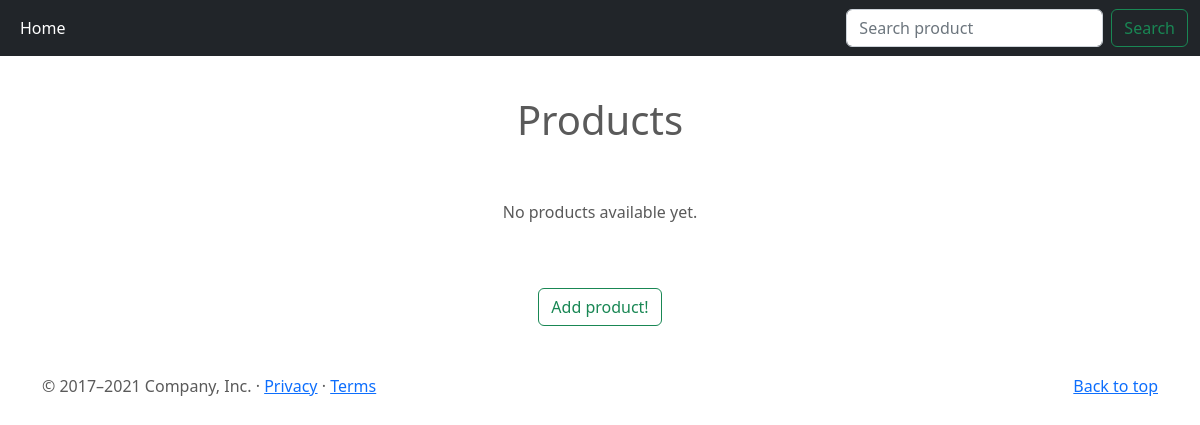
The page /products on the database as committed earlier.
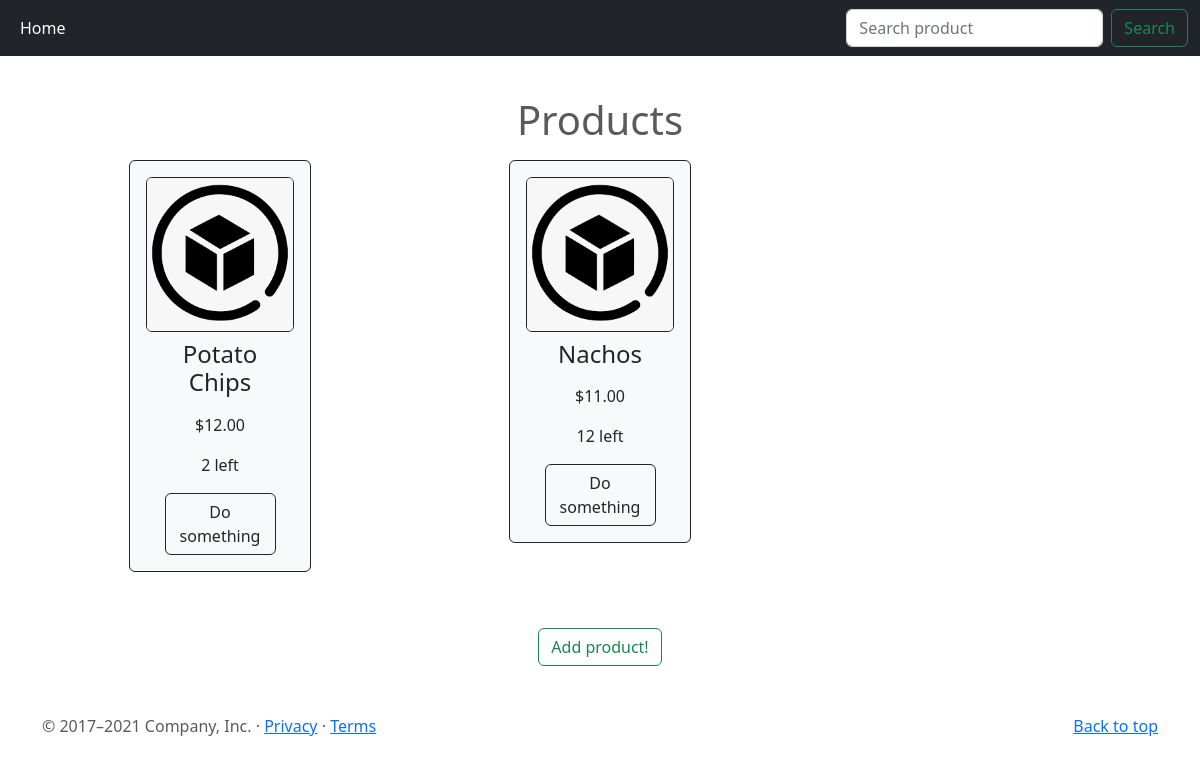
The same page on the database as committed later.
### vendor/models.py (models this page shows)
class Product(models.Model):
    name = models.CharField(max_length=255)
    description = models.TextField()
    price = models.DecimalField(max_digits=10, decimal_places=2)
    stock = models.PositiveBigIntegerField()

### vendor/views.py (the view)
# urls.py: path('products', show_products, name='products'),
def show_products(request):
    context = {
        "products": Product.objects.all(),
    }
    return render(request, "vendor/products.html", context)

### vendor/templates/vendor/products.html (shortened to what this page needs)
{% extends "vendor/base.html" %}
{% load static %}
{% block bootstrap %}
    {{ block.super }}
    <link rel="stylesheet" href="https://cdnjs.cloudflare.com/ajax/libs/bootstrap/5.3.2/css/bootstrap.min.css">
    <link href="https://cdn.jsdelivr.net/npm/bootstrap@5.2.3/dist/css/bootstrap.min.css" rel="stylesheet">
{% endblock %}
{% block main %}
    <div class="container text-center">
        <h1 class="mt-5">Products</h1>
        <div class="row justify-content-start">
            {% if products %}
                {% for product in products %}
                        <div class="col-md-4 p-2">
                            <div class="rounded container bg-light w-50 p-3 h-auto d-inline-block hover-overlay ripple shadow-1-strong border border-dark" data-mdb-ripple-color="light">
                                <img src="{% static 'vendor/assets/default_product_image.png' %}" class="rounded img-fluid vw-50 vh-10 border border-dark" alt="item-image">
                                <p class="h4 text-dark p-2">{{ product.name|slice:":15" }}{% if product.name|length > 15 %}...{% endif %}</p>
                                <p class="text-dark text-center">${{product.price}}</p>
                                <p class="text-dark text-center">{{product.stock}} left</p>
                                <button type="button" class="btn btn-outline-dark w-75">Do something</button>
                            </div>
                        </div>
                {% endfor %}
            {% else %}
            <p class="mt-5">No products available yet.</p>
            {% endif %}
        </div>
        <div class="mt-5">
            <a href="{% url 'add_product' %}"><button type="button" class="btn btn-outline-success">Add product!</button></a>
        </div>
    </div>
{% endblock %}

Rows that differ between the two databases and show on the page:
added Product: name "Potato Chips", price "12.00", stock "2"
added Product: name "Nachos", price "11.00", stock "12"
Other text that changed with them:
text no longer shown: "No products available yet."
